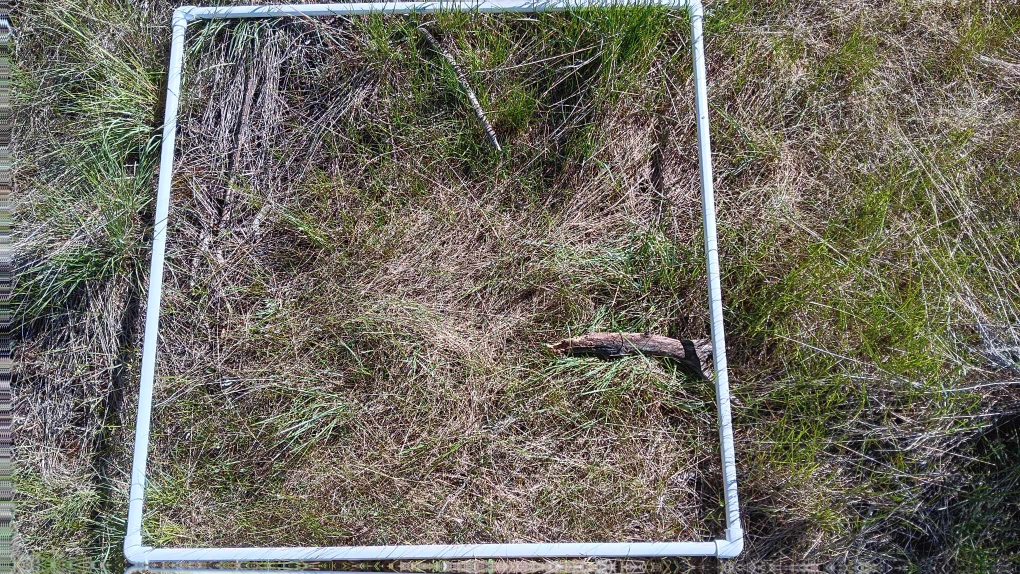
#> input picture quadrat_photos_raw/436175971_349930244467299_2510592155609395596_n.jpg, 2040 x 1148 px (shown at 1/2 size); its folder holds only this picture in this run
$ jupyter execute --allow-errors sandbox.ipynb   (older library calls are emulated)
#> lines starting #> are read from the running program, lines starting #| are printed output that depends on the picture
[cell 1]
from skimage import io, img_as_float, img_as_ubyte, color, measure
import numpy as np
from matplotlib import pyplot as plt
from PIL import Image
#> (the rest of this cell did not finish here and is left out)

BASIC IMAGE MANIPULATION

#> (a cell that did not finish here is left out)

#> (a cell that did not finish here is left out)

#> (a cell that did not finish here is left out)

[cell 5]
# Make a random image that's 500 by 500 pixels. All pixels will be randomized.
random_pic = np.random.random([500, 500])

# Display that image using matplotlib
plt.imshow(random_pic)

how to pillow library

#> (a cell that did not finish here is left out)

Matplotlib & Pyplot image opening

[cell 7]
import matplotlib.image as mpimg
import matplotlib.pyplot as plt

#> (a cell that did not finish here is left out)

Scikit image library

[cell 9]
from skimage import io # For reading in images
from skimage import io, img_as_float, img_as_ubyte

# Import image as a numpy array
#> (the rest of this cell did not finish here and is left out)

Open CV

[cell 10]
import cv2 # import command for open cv

[cell 11]
img = cv2.imread('quadrat_photos_raw/20240531_103859.jpg', 1) # read in image (1 means in color, 0 means in monochrome)
#> (the rest of this cell did not finish here and is left out)

Reading all images

[cell 12]
import cv2
import glob

The * in the path designates which files the for loop will search through. Rad! Be warned, it will show every image in succession.

[cell 13]
path = 'quadrat_photos_raw/*.jpg'

# Loop through every file in the quadrat_photos folder and do operations on every one.
for file in glob.glob(path):
    print(file)
    a = cv2.imread(file)
#> a is the input picture: shape (1148, 2040, 3); mean B, G, R 96.6, 107, 110.1
    print(a)
#> (printed output is left out)

    # Convert to RGB
    c = cv2.cvtColor(a, cv2.COLOR_BGR2RGB)

    # Show image
    cv2.imshow('Color Image', c)

    # Clean up windows
    cv2.waitKey(0)
    cv2.destroyAllWindows()

IMAGE PROCESSING WITH PILLOW

[cell 14]
from PIL import Image

Resizing

[cell 15]
# Open the image. It is not a numpy array.
img = Image.open('quadrat_photos_raw/436552676_1025526125801177_8782775392322481521_n.jpg')
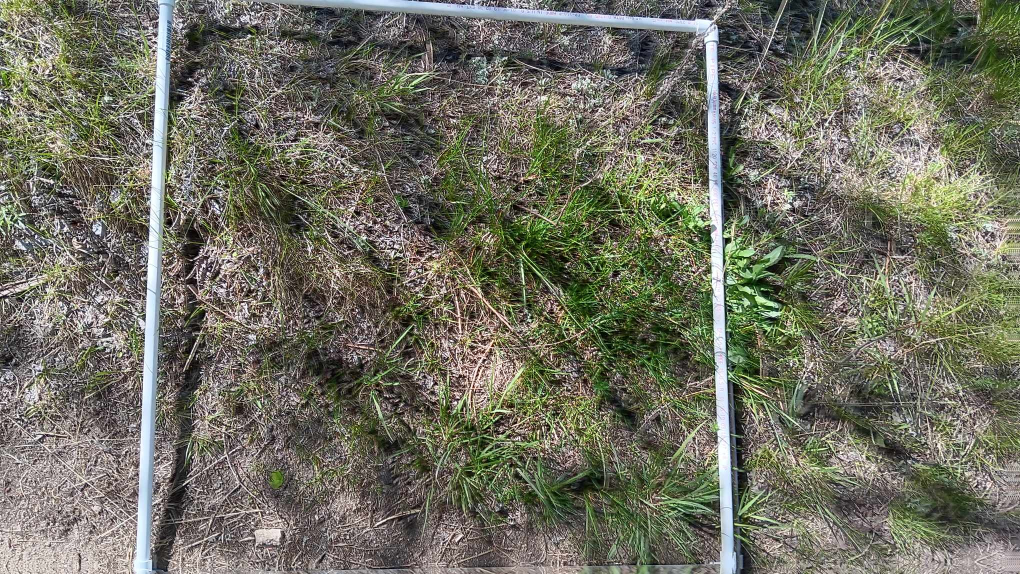
#> input picture quadrat_photos/436552676_1025526125801177_8782775392322481521_n.jpg, 2040 x 1148 px, found by its file name (shown at 1/2 size)
#> img is the input picture: PIL image 2040x1148 RGB; mean R, G, B 111, 111, 96.5

print(img.size) # Print the size - (width, height)
#| (2040, 1148)

# Resize the image. It does an unexciting squish. Doesn't keep the aspect ratio. Bad thing
# small_img = img.resize((200, 300)) # make a copy that's smaller
# small_img.save('quadrat_photos_edited/test_small_image.jpg') # Save the image

small_img = img

# Resize but keep the aspect ratio. Better method.
small_img.thumbnail((510, 287))
small_img.save('quadrat_photos_edited/test_small_image_aspect_ratio.jpg') # Save the image

# You can't resize an image to be bigger than it is.

Cropping

[cell 16]
cropped_img = img.crop((0, 0, 300, 300)) # crop image to a square
cropped_img.save('quadrat_photos_edited/test_cropped_image.jpg')

# Put a cropped version of one image on top of another (no workie. But doesn't rlly matter)
img1 = Image.open('quadrat_photos_raw/441870424_993834382360394_2048396322547840220_n.jpg')
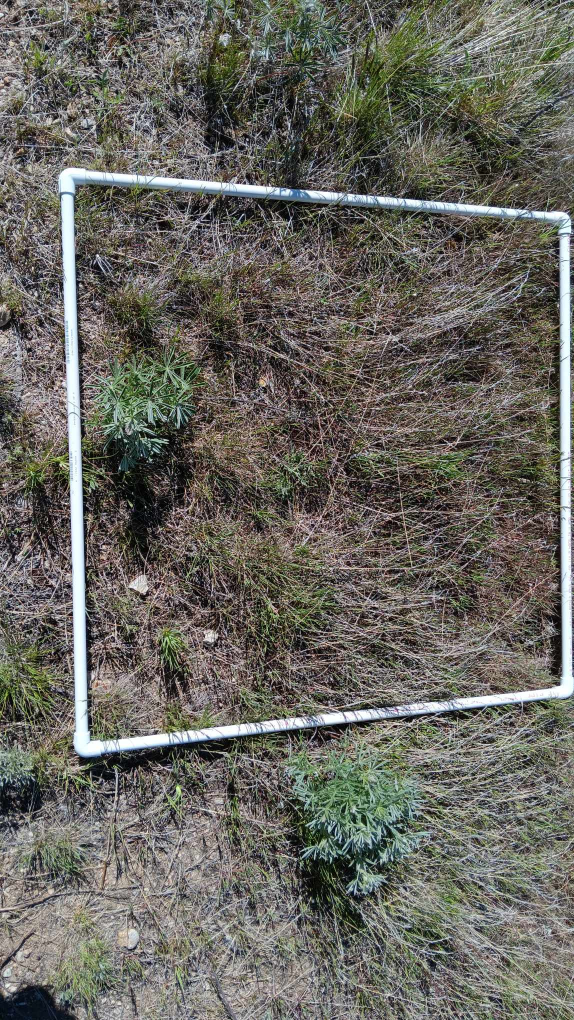
#> input picture quadrat_photos/441870424_993834382360394_2048396322547840220_n.jpg, 1148 x 2040 px, found by its file name (shown at 1/2 size)
#> img1 is the input picture: PIL image 1148x2040 RGB; mean R, G, B 104.1, 102.5, 95.4
img2 = Image.open('quadrat_photos_raw/441575503_1505677643398773_3256282308229328881_n.jpg')
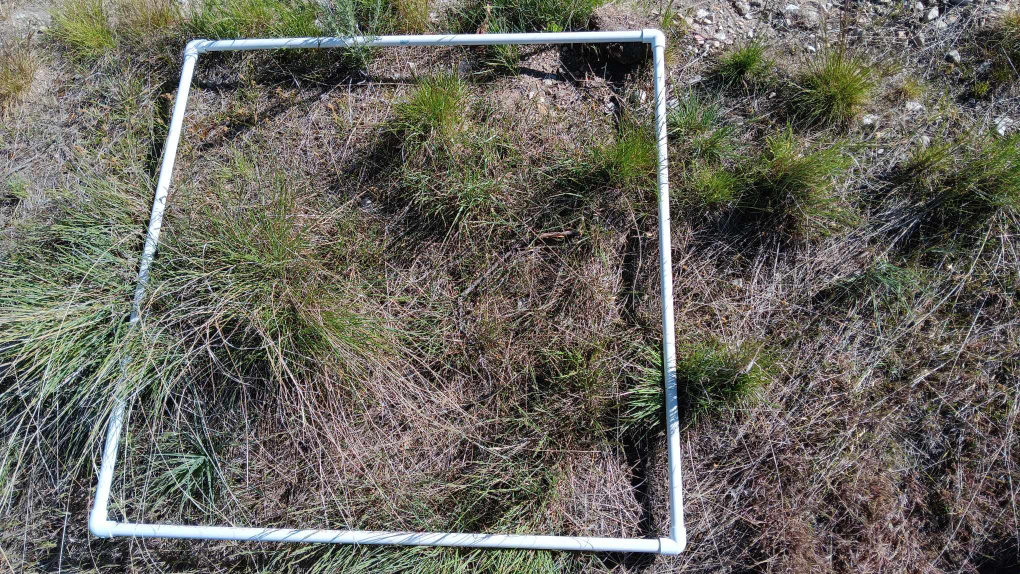
#> input picture quadrat_photos/441575503_1505677643398773_3256282308229328881_n.jpg, 2040 x 1148 px, found by its file name (shown at 1/2 size)
#> img2 is the input picture: PIL image 2040x1148 RGB; mean R, G, B 103.3, 101.3, 93

# Crop one image to make it smaller
img2 = img2.crop((10, 10, 20, 20))

# Copy image into another variable
img1_copy = img1.copy()
# Paste image 2 onto img1 @ the location 50, 50
img1_copy.paste(img2, (50, 50))
img1_copy.save('quadrat_photos_edited/test_bad_photoshop.jpg')

Rotation

[cell 17]
img90_deg_rotated = img.rotate(90, expand = True)
img90_deg_rotated.save('quadrat_photos_edited/rotated_90.jpg')

# expand = True means it expands the bounds of the image to accomodate the rotation

IMAGE PROCESSING WITH SCIPY

[cell 18]
from skimage import io, img_as_ubyte
import numpy as np
from matplotlib import pyplot as plt

Scipy: load image, flip image, use color maps
Documentation for all the available color maps: https://matplotlib.org/stable/gallery/color/colormap_reference.html

[cell 19]
# Load in image as gray, then convert it back to ubyte
img = img_as_ubyte(io.imread('quadrat_photos_raw/441959955_1200760134272433_6935347568072997467_n.jpg', as_gray=True))
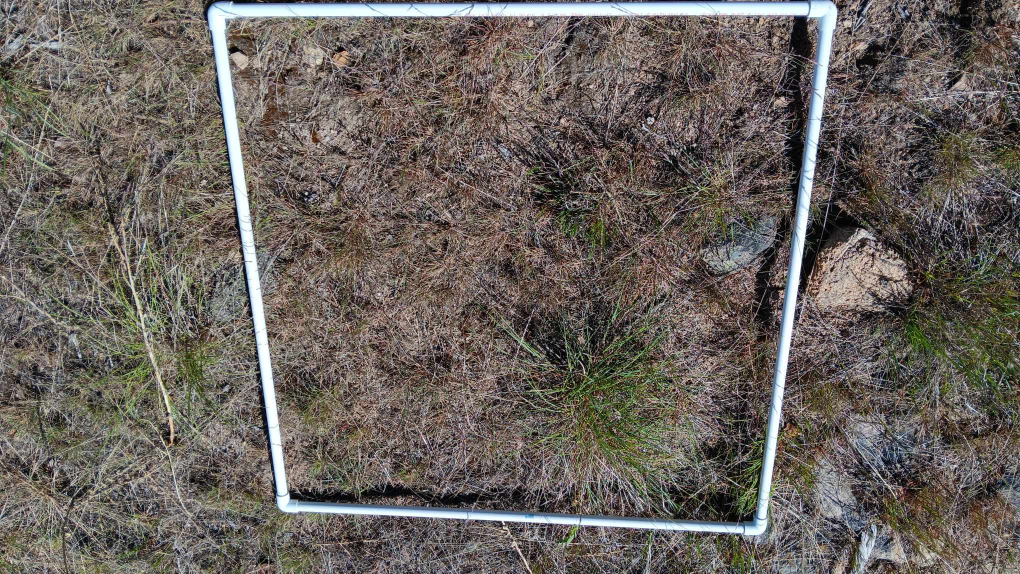
#> input picture raw_photos/441959955_1200760134272433_6935347568072997467_n.jpg, 2040 x 1148 px, found by its file name (shown at 1/2 size)
#> img: shape (1148, 2040); min 0, max 255, mean 99.6

# Print image size and datatype.
print(img.shape, img.dtype) # (1148, 2040, 3), unsigned integer int
#| (1148, 2040) uint8
# print(img)

print(img[0,0]) # Prints RGB values of the pixel at [0,0]
#| 193

# Flip images
flipped_lr = np.fliplr(img) # left to right
flipped_ud = np.flipud(img) # up to down

# Plot multiple images
plt.subplot(2,1,1) # (cols, rows, images)
plt.imshow(img, cmap = 'GnBu_r') # reversed GnBu
plt.subplot(2,2,3)
plt.imshow(flipped_lr, cmap = 'CMRmap')
plt.subplot(2,2,4)
plt.imshow(flipped_ud, cmap = 'magma')

# If you want to apply gradient maps, use the cmap argument and take a map from https://matplotlib.org/stable/gallery/color/colormap_reference.html
# In order to make it work properly, the images must be gray (see img_as_ubyte kerfluffle above)
# Reverse the gradient by appending '_r' to the name, like in the green blue one.

Scipy: rotate

[cell 20]
from scipy import ndimage

[cell 21]
img = img_as_ubyte(io.imread('quadrat_photos_raw/441959955_1200760134272433_6935347568072997467_n.jpg', as_gray=True))

# Rotate image 90 degrees
rotated = ndimage.rotate(img, 90) # reshape argument will control cropping with rotation
plt.imshow(rotated)

Scipy: filters
Here's a list of all the filters u can use: https://docs.scipy.org/doc/scipy/reference/ndimage.html

[cell 22]
# DE-NOISING, SMOOTHING
# Uniform filter blurs the image.
uniform_filtered = ndimage.uniform_filter(img, size=3)
# Gaussian filter adds a gaussian blur. Doesn't preserve edges.
gaussian_filtered = ndimage.gaussian_filter(img, sigma=3)
# De-noised but does preserve edges
median_filtered = ndimage.median_filter(img, 3)

# EDGE DETECTION
sobel_img = ndimage.sobel(img) # Looks like it picks up the quadrat well, and the rest is noise. Tinker with the axis argument to adjust.

plt.imshow(sobel_img)

IMAGE PROCESSING WITH SCIKIT-IMAGE

[cell 23]
from skimage import io
from matplotlib import pyplot as plt
from skimage.transform import rescale, resize, downscale_local_mean

#> (a cell that did not finish here is left out)

Edge detection

[cell 25]
from skimage.filters import roberts, sobel, scharr, prewitt

[cell 26]
edge_roberts = roberts(img) # Apply roberts edge detection mode
edge_sobel = sobel(img) # Apply sobel edge detection mode
edge_scharr = scharr(img) # Apply scharr edge detection mode
edge_prewitt = prewitt(img) # Apply prewitt edge detection mode
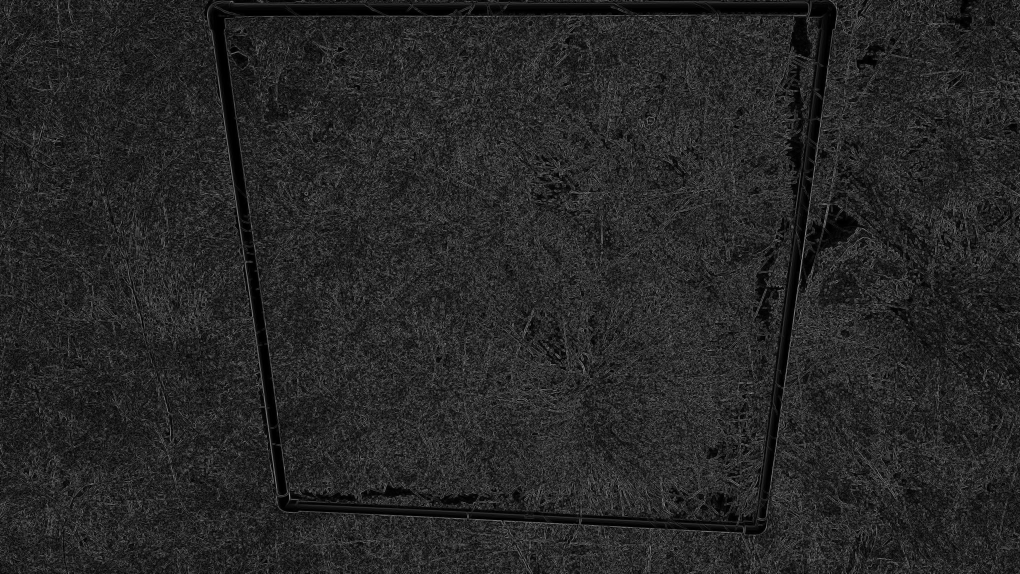
#> edge_prewitt: shape (1148, 2040) float64 (shown at 1/2 size); min 0, max 0.623, mean 0.15

plt.imshow(edge_roberts)
plt.imshow(edge_sobel)
plt.imshow(edge_scharr)
plt.imshow(edge_prewitt)

# Use different methods depending on what works the best for your data.

[cell 27]
from skimage.feature import canny

[cell 28]
edge_canny = canny(img, sigma=4)
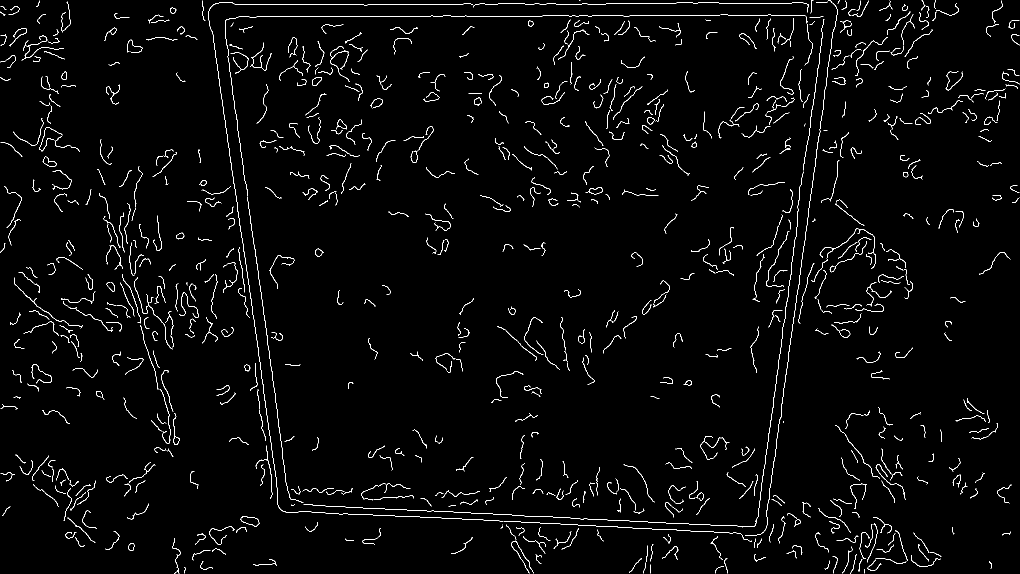
#> edge_canny: shape (1148, 2040) bool (shown at 1/2 size); 2.2% white in thin lines or dots
# sigma adjusts the sensitivity of the edge detection.

plt.imshow(edge_canny)

Deconvolution

[cell 29]
from skimage import restoration
import numpy as np

[cell 30]
# Create a 3x3 matrix with 9 ones. Normalize the matrix by dividing by 9.
psf = np.ones((3,3)) / 9

# Deconvolute the image.
deconvolved, _ = restoration.unsupervised_wiener(img, psf)
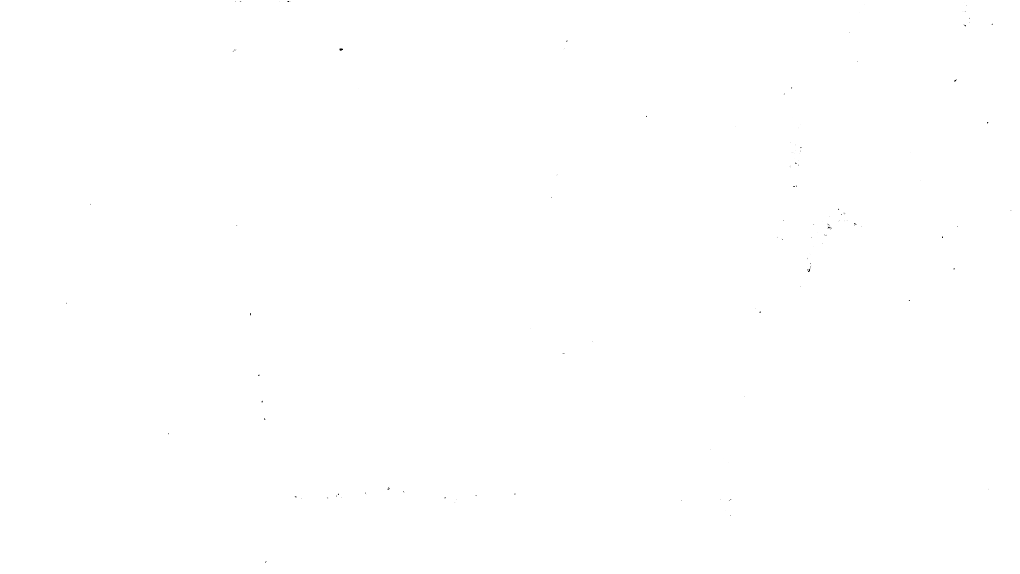
#> deconvolved: shape (1148, 2040) float64 (shown at 1/2 size); min -1, max 1, mean 1; drawn with min black and max white

# Save the image to the edited quadrat photos folder.
plt.imsave('quadrat_photos_edited/deconvolved.jpg', deconvolved)
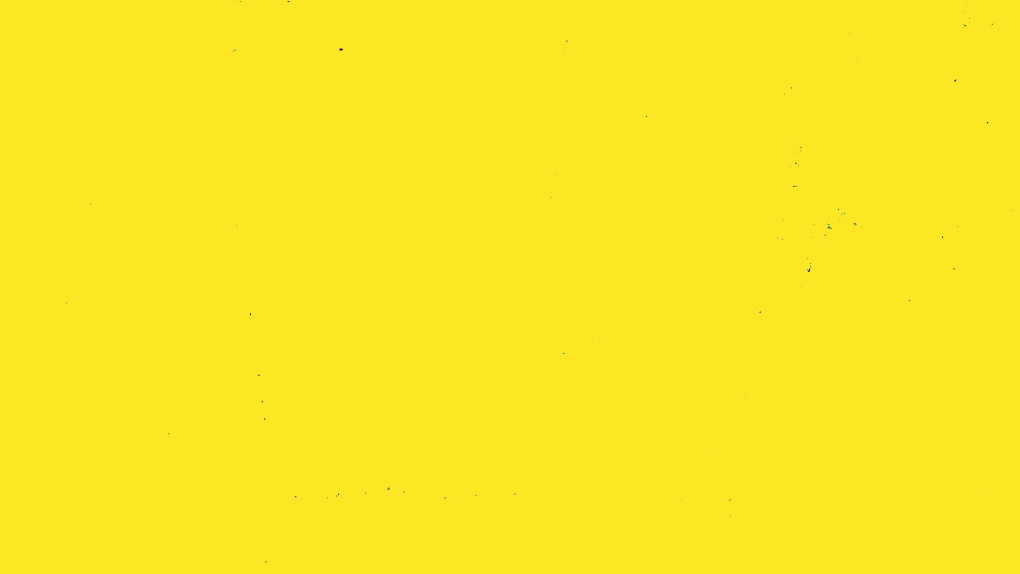
#> saved as deconvolved.jpg: shape (1148, 2040, 3) (shown at 1/2 size); mean R, G, B 253, 230, 36
